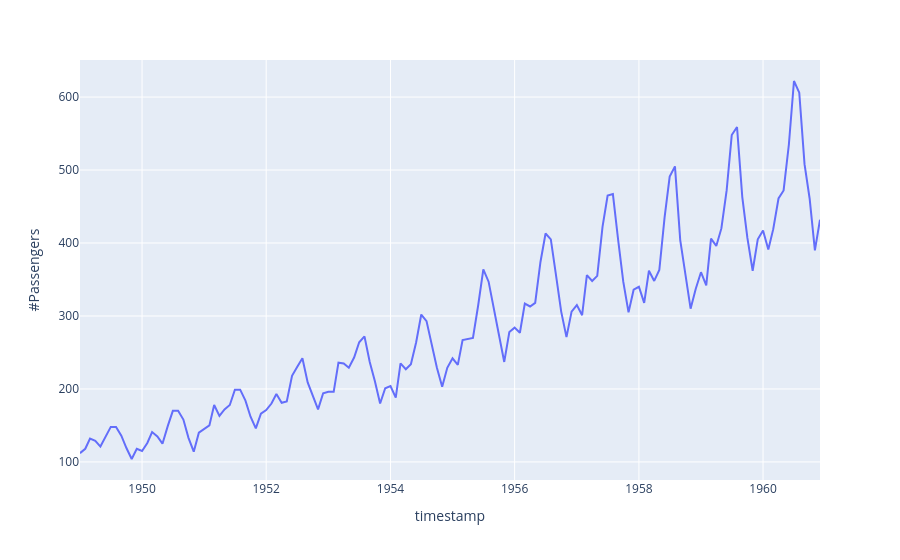

Notebook cell for this chart:
### Code cell
# GUIDED: visualize raw series using plotly

import plotly.express as px
px.line(df, x=df.index, y=df['#Passengers'])

### Figure 1 — Plotly figure (JSON) as saved in the notebook; plotly's stock layout.template omitted (floating-point values rounded to 4 significant figures; data arrays with more than 128 entries replaced by an {"elided": "..."} marker saying what was removed)
{"data": [{"hovertemplate": "timestamp=%{x}<br>#Passengers=%{y}<extra></extra>", "legendgroup": "", "line": {"color": "#636efa", "dash": "solid"}, "marker": {"symbol": "circle"}, "mode": "lines", "name": "", "orientation": "v", "showlegend": false, "type": "scatter", "x": {"elided": "144 str values"}, "xaxis": "x", "y": {"elided": "144 float values"}, "yaxis": "y"}], "layout": {"legend": {"tracegroupgap": 0}, "margin": {"t": 60}, "xaxis": {"anchor": "y", "domain": [0, 1], "title": {"text": "timestamp"}}, "yaxis": {"anchor": "x", "domain": [0, 1], "title": {"text": "#Passengers"}}}}
